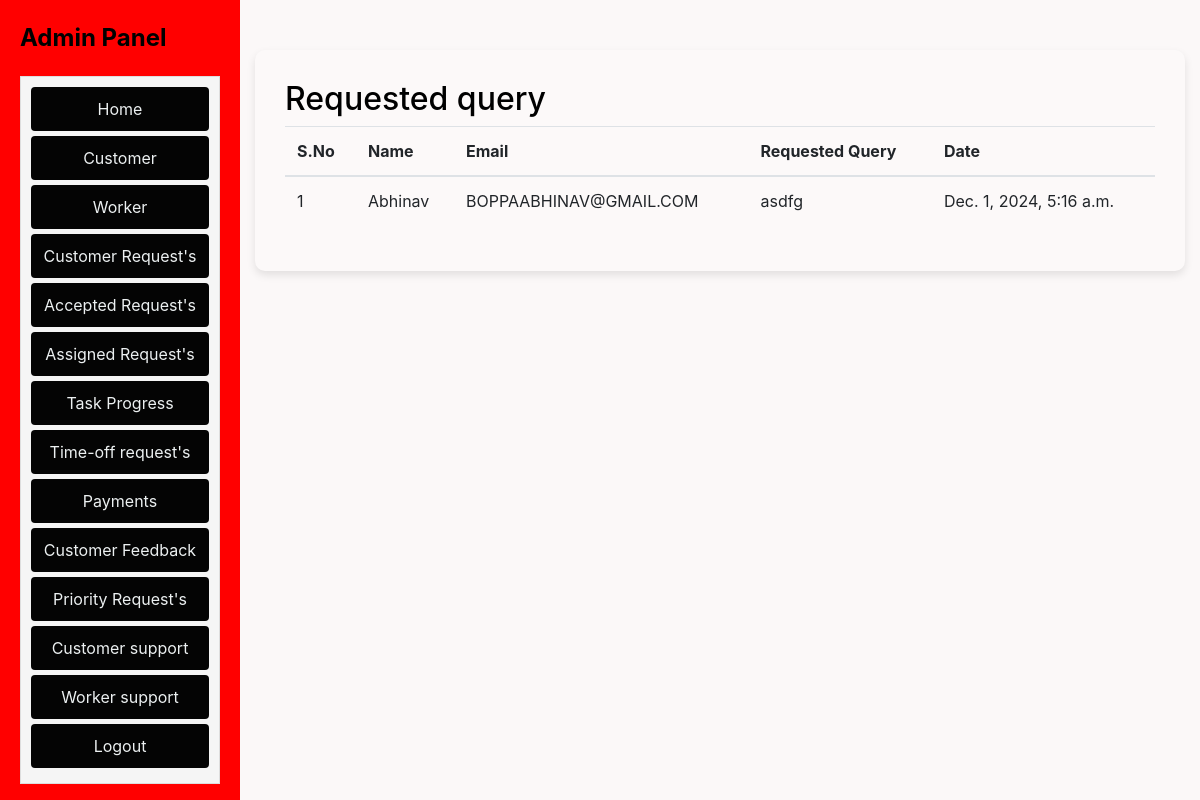
The app's page /wfmadmin/admincustomersupport with its own data.
### wfmadmin/models.py (models this page shows, shortened)
class CustomerQuery(models.Model):
    user = models.ForeignKey(customer, on_delete=models.CASCADE)
    name = models.CharField(max_length=100)
    email = models.EmailField()
    query = models.TextField()
    submitted_at = models.DateTimeField(auto_now_add=True)

### wfmadmin/views.py (the view)
# urls.py: path('admincustomersupport', admincustomersupport, name='admincustomersupport'),
def admincustomersupport(request):
    customer_request =CustomerQuery.objects.all().order_by('-submitted_at')
    return render(request, 'admin/admincustomersupport.html', {'customer_request': customer_request})

### templates/admin/admincustomersupport.html (shortened to what this page needs)
<!DOCTYPE html>
<html lang="en">
  <head>
    <link
      href="https://stackpath.bootstrapcdn.com/bootstrap/4.5.2/css/bootstrap.min.css"
      rel="stylesheet"
    />
    <link
      rel="stylesheet"
      href="https://cdnjs.cloudflare.com/ajax/libs/font-awesome/5.15.3/css/all.min.css"
    />
  </head>
  <body>
    {% include 'admin/adminnavbar.html' %}
    <section id="contact" class="contact" style="display: contents;">
      <div class="container" data-aos="fade-up">
        <div class="form-container">
          <div class="section-title">
            <h2 style="color: black;">Requested query</h2>
          </div>
          <div class="row">
            <div class="col-lg-12">
              <div class="table-responsive">
                <table class="table">
                  <thead>
                    <tr>
                      <th>S.No</th>
                      <th>Name</th>
                      <th>Email</th>
                      <th>Requested Query</th>
                      <th>Date</th>
                    </tr>
                  </thead>
                  <tbody>
                    {% for req in customer_request %}
                    <tr>
                      <td>{{forloop.counter}}</td>
                      <td>{{ req.name }}</td>
                      <td>{{ req.email }}</td>
                      <td>{{ req.query }}</td>
                      <td>{{ req.submitted_at }}</td>
                    </tr>
                    {% endfor %}
                  </tbody>
                </table>
              </div>
            </div>
          </div>
        </div>
      </div>
    </section>
  </body>
</html>

### templates/admin/admincustomersupport.html (style rules this page uses)
body { background-color: white; color: #ecf0f1; }
.container { margin-top: 50px; }
.form-container { background-color: rgba(255, 255, 255, 0.1); padding: 30px; border-radius: 10px; box-shadow: 0 4px 8px rgba(0, 0, 0, 0.1); }

### templates/admin/adminnavbar.html (style rules this page uses)
body { background-color: #fbf8f8; color: #000000; }
.container { margin-top: 50px; }

### records on screen
CustomerQuery: name "Abhinav", email "BOPPAABHINAV@GMAIL.COM", query "asdfg", submitted_at "Dec. 1, 2024, 5:16 a.m."
